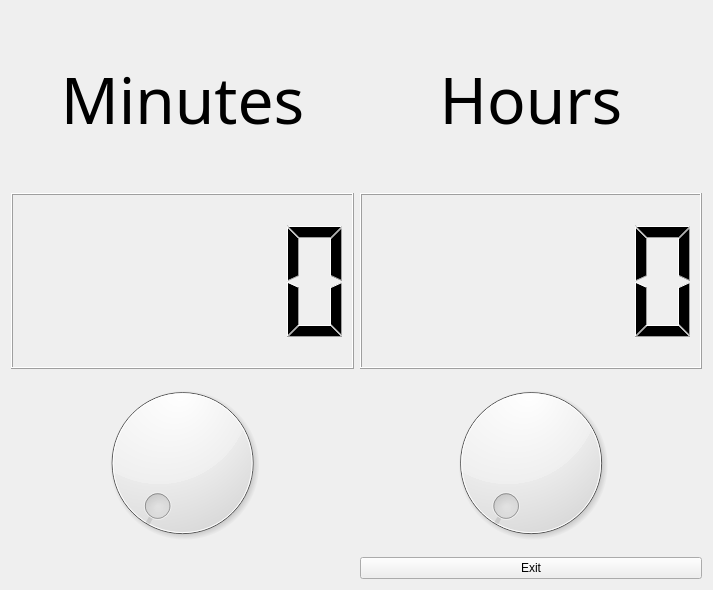
<?xml version="1.0" encoding="UTF-8"?>
<ui version="4.0">
 <class>MyForm</class>
 <widget class="QWidget" name="MyForm">
  <property name="geometry">
   <rect>
    <x>0</x>
    <y>0</y>
    <width>713</width>
    <height>590</height>
   </rect>
  </property>
  <property name="windowTitle">
   <string>Form</string>
  </property>
  <layout class="QGridLayout" name="gridLayout">
   <item row="2" column="0">
    <widget class="QLCDNumber" name="lcdNumber_2"/>
   </item>
   <item row="2" column="2">
    <widget class="QLCDNumber" name="lcdNumber"/>
   </item>
   <item row="0" column="0">
    <widget class="QLabel" name="label_2">
     <property name="font">
      <font>
       <family>0swald</family>
       <pointsize>48</pointsize>
      </font>
     </property>
     <property name="text">
      <string>Minutes</string>
     </property>
     <property name="alignment">
      <set>Qt::AlignCenter</set>
     </property>
    </widget>
   </item>
   <item row="0" column="2">
    <widget class="QLabel" name="label">
     <property name="font">
      <font>
       <family>0swald</family>
       <pointsize>48</pointsize>
       <weight>50</weight>
       <italic>false</italic>
       <bold>false</bold>
       <underline>false</underline>
      </font>
     </property>
     <property name="autoFillBackground">
      <bool>false</bool>
     </property>
     <property name="text">
      <string>Hours</string>
     </property>
     <property name="alignment">
      <set>Qt::AlignCenter</set>
     </property>
    </widget>
   </item>
   <item row="3" column="0">
    <widget class="QDial" name="dial_2">
     <property name="maximum">
      <number>23</number>
     </property>
    </widget>
   </item>
   <item row="3" column="2">
    <widget class="QDial" name="dial">
     <property name="maximum">
      <number>59</number>
     </property>
    </widget>
   </item>
   <item row="4" column="2">
    <widget class="QPushButton" name="pushButton">
     <property name="text">
      <string>Exit</string>
     </property>
    </widget>
   </item>
  </layout>
 </widget>
 <resources/>
 <connections>
  <connection>
   <sender>dial_2</sender>
   <signal>valueChanged(int)</signal>
   <receiver>lcdNumber_2</receiver>
   <slot>display(int)</slot>
   <hints>
    <hint type="sourcelabel">
     <x>109</x>
     <y>473</y>
    </hint>
    <hint type="destinationlabel">
     <x>180</x>
     <y>309</y>
    </hint>
   </hints>
  </connection>
  <connection>
   <sender>dial</sender>
   <signal>valueChanged(int)</signal>
   <receiver>lcdNumber</receiver>
   <slot>display(int)</slot>
   <hints>
    <hint type="sourcelabel">
     <x>530</x>
     <y>438</y>
    </hint>
    <hint type="destinationlabel">
     <x>536</x>
     <y>355</y>
    </hint>
   </hints>
  </connection>
  <connection>
   <sender>pushButton</sender>
   <signal>clicked()</signal>
   <receiver>MyForm</receiver>
   <slot>close()</slot>
   <hints>
    <hint type="sourcelabel">
     <x>610</x>
     <y>560</y>
    </hint>
    <hint type="destinationlabel">
     <x>712</x>
     <y>562</y>
    </hint>
   </hints>
  </connection>
 </connections>
</ui>
